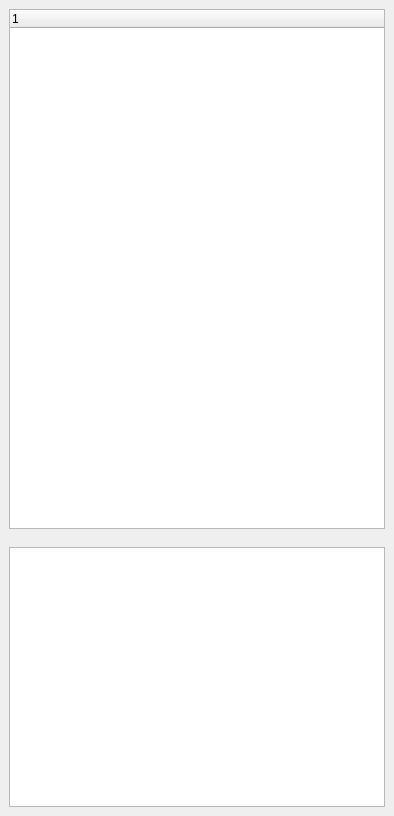
<?xml version="1.0" encoding="UTF-8"?>
<ui version="4.0">
 <class>layerDialog</class>
 <widget class="QDockWidget" name="layerDialog">
  <property name="geometry">
   <rect>
    <x>0</x>
    <y>0</y>
    <width>394</width>
    <height>816</height>
   </rect>
  </property>
  <property name="sizePolicy">
   <sizepolicy hsizetype="Expanding" vsizetype="Expanding">
    <horstretch>0</horstretch>
    <verstretch>0</verstretch>
   </sizepolicy>
  </property>
  <property name="windowTitle">
   <string>Layer Dialog</string>
  </property>
  <widget class="QWidget" name="dockWidgetContents">
   <layout class="QVBoxLayout" name="verticalLayout">
    <item>
     <widget class="QTreeWidget" name="meshTreeWidget">
      <property name="sizePolicy">
       <sizepolicy hsizetype="Expanding" vsizetype="MinimumExpanding">
        <horstretch>0</horstretch>
        <verstretch>2</verstretch>
       </sizepolicy>
      </property>
      <property name="sizeIncrement">
       <size>
        <width>0</width>
        <height>1</height>
       </size>
      </property>
      <property name="indentation">
       <number>10</number>
      </property>
      <column>
       <property name="text">
        <string notr="true">1</string>
       </property>
      </column>
     </widget>
    </item>
    <item>
     <layout class="QVBoxLayout" name="rasterLayout">
      <item>
       <widget class="QTreeWidget" name="rasterTreeWidget">
        <property name="sizePolicy">
         <sizepolicy hsizetype="Expanding" vsizetype="Ignored">
          <horstretch>0</horstretch>
          <verstretch>1</verstretch>
         </sizepolicy>
        </property>
        <property name="indentation">
         <number>10</number>
        </property>
        <column>
         <property name="text">
          <string notr="true">1</string>
         </property>
        </column>
       </widget>
      </item>
     </layout>
    </item>
    <item>
     <layout class="QVBoxLayout" name="subLayout">
      <item>
       <widget class="QTreeWidget" name="decParsTree">
        <property name="sizePolicy">
         <sizepolicy hsizetype="Expanding" vsizetype="Ignored">
          <horstretch>0</horstretch>
          <verstretch>0</verstretch>
         </sizepolicy>
        </property>
        <property name="verticalScrollMode">
         <enum>QAbstractItemView::ScrollPerPixel</enum>
        </property>
        <property name="indentation">
         <number>10</number>
        </property>
        <attribute name="headerVisible">
         <bool>false</bool>
        </attribute>
        <column>
         <property name="text">
          <string notr="true">1</string>
         </property>
        </column>
       </widget>
      </item>
     </layout>
    </item>
    <item>
     <widget class="QPlainTextEdit" name="logPlainTextEdit">
      <property name="sizePolicy">
       <sizepolicy hsizetype="Expanding" vsizetype="Expanding">
        <horstretch>0</horstretch>
        <verstretch>1</verstretch>
       </sizepolicy>
      </property>
     </widget>
    </item>
   </layout>
  </widget>
 </widget>
 <resources/>
 <connections/>
</ui>
